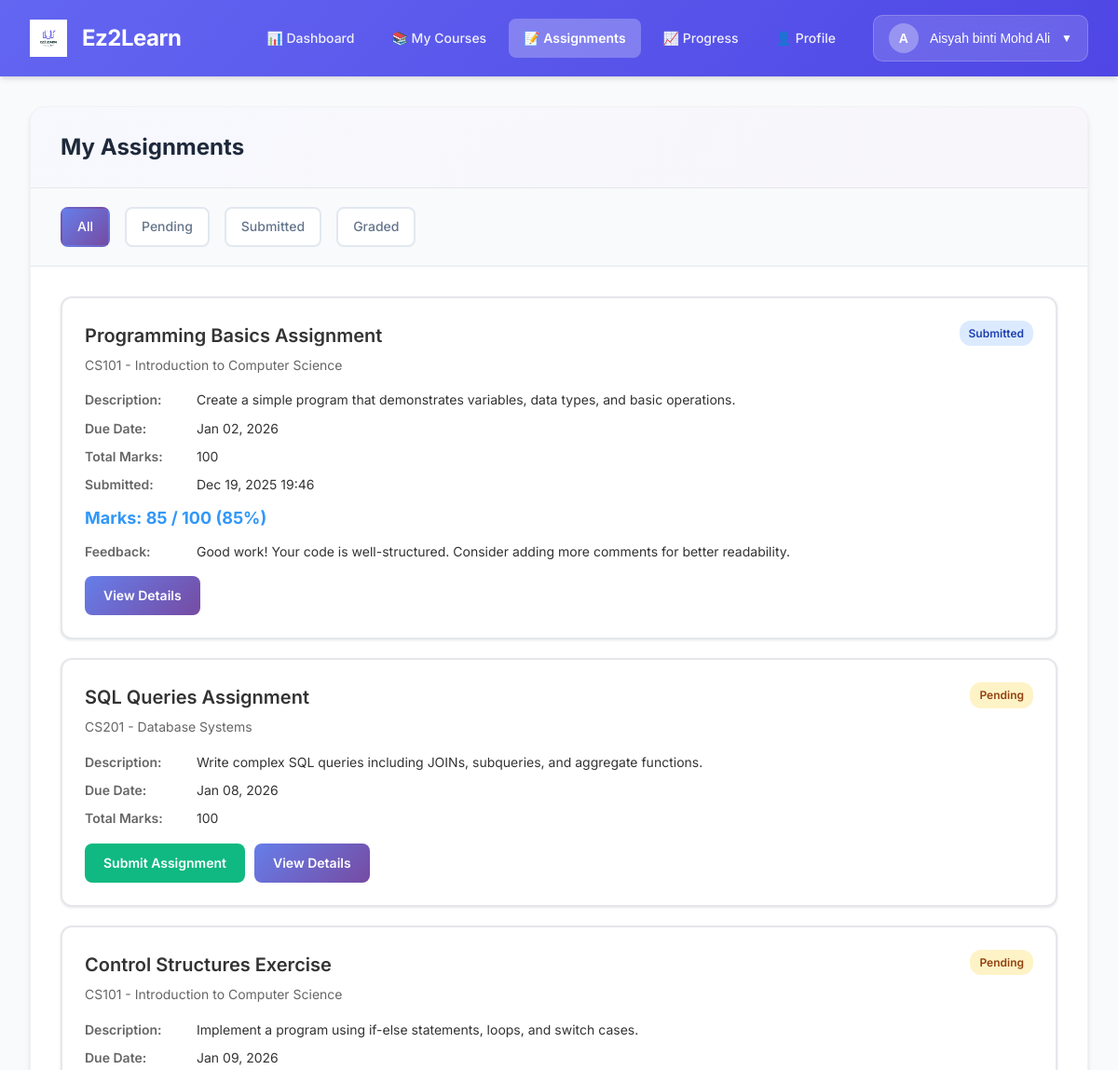
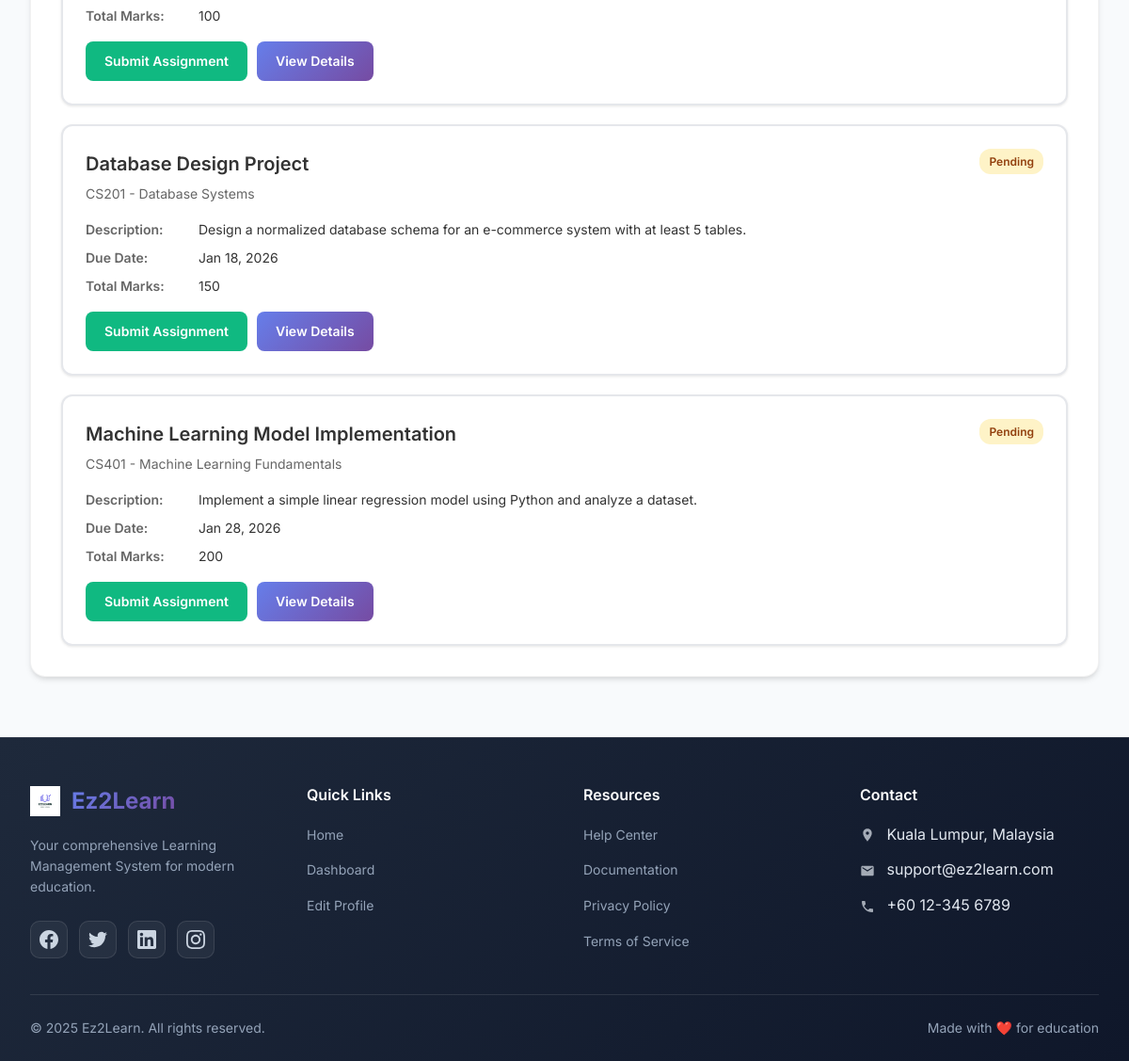
/student/module-assignments/index.php (signed in), run on the app's committed database (2 pictures, top to bottom).
### tables this page shows
CREATE TABLE assignments (
    assignment_id INT AUTO_INCREMENT PRIMARY KEY,
    course_id INT NOT NULL,
    lecturer_id INT NOT NULL,
    title VARCHAR(150) NOT NULL,
    description TEXT,
    due_date DATE,
    total_marks INT,
    instruction_file VARCHAR(255) NULL,
    status ENUM('open', 'closed') DEFAULT 'open',
    FOREIGN KEY (course_id) REFERENCES courses(course_id),
    FOREIGN KEY (lecturer_id) REFERENCES users(user_id)
);

CREATE TABLE courses (
    course_id INT AUTO_INCREMENT PRIMARY KEY,
    course_code VARCHAR(20) UNIQUE NOT NULL,
    course_name VARCHAR(100) NOT NULL,
    description TEXT,
    status ENUM('open','closed') DEFAULT 'open'
);

CREATE TABLE submissions (
    submission_id INT AUTO_INCREMENT PRIMARY KEY,
    assignment_id INT NOT NULL,
    student_id INT NOT NULL,
    file_path VARCHAR(255),
    submitted_at TIMESTAMP DEFAULT CURRENT_TIMESTAMP,
    marks INT,
    feedback TEXT,
    FOREIGN KEY (assignment_id) REFERENCES assignments(assignment_id),
    FOREIGN KEY (student_id) REFERENCES users(user_id)
);

### student/module-assignments/index.php (the view, shortened to what this page needs)
<?php
$db_host = 'localhost';
$db_user = 'root';
$db_pass = '';
$db_name = 'ez2learn';
$conn = mysqli_connect($db_host, $db_user, $db_pass, $db_name);
$student_id = $_SESSION['user_id'] ?? 0;
$filter = $_GET['filter'] ?? 'all';
$where_clause = "WHERE e.student_id = $student_id";
$assignments_query = "
    SELECT
        a.assignment_id, a.title, a.description, a.due_date, a.total_marks, a.status as assignment_status,
        c.course_code, c.course_name,
        s.submission_id, s.marks, s.feedback, s.submitted_at,
        CASE
            WHEN s.submission_id IS NOT NULL THEN 'submitted'
            WHEN a.due_date IS NOT NULL AND a.due_date < CURDATE() THEN 'overdue'
            ELSE 'pending'
        END as status
    FROM assignments a
    INNER JOIN enrollments e ON a.course_id = e.course_id
    LEFT JOIN courses c ON a.course_id = c.course_id
    LEFT JOIN submissions s ON a.assignment_id = s.assignment_id AND s.student_id = $student_id
    $where_clause
    ORDER BY
        CASE
            WHEN a.due_date IS NOT NULL AND a.due_date < CURDATE() THEN 0
            WHEN a.due_date IS NOT NULL THEN 1
            ELSE 2
        END,
        a.due_date ASC
";
$result = mysqli_query($conn, $assignments_query);
$assignments = mysqli_fetch_all($result, MYSQLI_ASSOC);
require_once '../../includes/header-student.php';
?>
    <div class="container">
        <div class="page-container">
            <div class="page-header">
                <h1 class="page-title">My Assignments</h1>
            </div>
            <div class="filters">
                <a href="index.php" class="filter-btn <?php echo $filter === 'all' ? 'active' : ''; ?>">All</a>
                <a href="index.php?filter=pending" class="filter-btn <?php echo $filter === 'pending' ? 'active' : ''; ?>">Pending</a>
                <a href="index.php?filter=submitted" class="filter-btn <?php echo $filter === 'submitted' ? 'active' : ''; ?>">Submitted</a>
                <a href="index.php?filter=graded" class="filter-btn <?php echo $filter === 'graded' ? 'active' : ''; ?>">Graded</a>
            </div>
            <div class="content">
                <?php if (empty($assignments)): ?>
                    <div class="empty-state">
                        <p>No assignments found.</p>
                    </div>
                <?php else: ?>
                    <div class="assignments-list">
                        <?php foreach ($assignments as $assignment): ?>
                            <div class="assignment-card">
                                <div class="assignment-header">
                                    <div>
                                        <div class="assignment-title"><?php echo htmlspecialchars($assignment['title']); ?></div>
                                        <div class="assignment-course"><?php echo htmlspecialchars($assignment['course_code'] . ' - ' . $assignment['course_name']); ?></div>
                                    </div>
                                    <span class="badge badge-<?php echo $assignment['status']; ?>">
                                        <?php echo ucfirst($assignment['status']); ?>
                                    </span>
                                </div>
                                <div class="assignment-details">
                                    <?php if ($assignment['description']): ?>
                                        <div class="detail-row">
                                            <span class="detail-label">Description:</span>
                                            <span class="detail-value"><?php echo htmlspecialchars(substr($assignment['description'], 0, 150)); ?><?php echo strlen($assignment['description']) > 150 ? '...' : ''; ?></span>
                                        </div>
                                    <?php endif; ?>
                                    <div class="detail-row">
                                        <span class="detail-label">Due Date:</span>
                                        <span class="detail-value">
                                            <?php
                                            if ($assignment['due_date']) {
                                                $due_date = strtotime($assignment['due_date']);
                                                $now = time();
                                                if ($due_date < $now) {
                                                    echo '<span style="color: #ef4444;">' . date('M d, Y', $due_date) . ' (Overdue)</span>';
                                                } else {
                                                    echo date('M d, Y', $due_date);
                                                }
                                            } else {
                                                echo 'No due date';
                                            }
                                            ?>
                                        </span>
                                    </div>
                                    <div class="detail-row">
                                        <span class="detail-label">Total Marks:</span>
                                        <span class="detail-value"><?php echo $assignment['total_marks'] ?? 'N/A'; ?></span>
                                    </div>
                                    <?php if ($assignment['submitted_at']): ?>
                                        <div class="detail-row">
                                            <span class="detail-label">Submitted:</span>
                                            <span class="detail-value"><?php echo date('M d, Y H:i', strtotime($assignment['submitted_at'])); ?></span>
                                        </div>
                                    <?php endif; ?>
                                    <?php if ($assignment['marks'] !== null): ?>
                                        <div class="marks-display">
                                            Marks: <?php echo $assignment['marks']; ?> / <?php echo $assignment['total_marks']; ?>
                                            <?php
                                            $percentage = ($assignment['marks'] / $assignment['total_marks']) * 100;
                                            echo '(' . round($percentage, 1) . '%)';
                                            ?>
                                        </div>
                                        <?php if ($assignment['feedback']): ?>
                                            <div class="detail-row" style="margin-top: 10px;">
                                                <span class="detail-label">Feedback:</span>
                                                <span class="detail-value"><?php echo htmlspecialchars($assignment['feedback']); ?></span>
                                            </div>
                                        <?php endif; ?>
                                    <?php endif; ?>
                                </div>
                                <div class="assignment-actions">
                                    <?php
                                    $is_overdue = false;
                                    if (!empty($assignment['due_date'])) {
                                        $due_datetime = strtotime($assignment['due_date'] . ' 23:59:59');
                                        $is_overdue = time() > $due_datetime;
                                    }
                                    $is_closed = isset($assignment['assignment_status']) && $assignment['assignment_status'] === 'closed';
                                    ?>
                                    <?php if ($assignment['status'] === 'pending' && !$is_overdue && !$is_closed): ?>
                                        <a href="submit-assignment.php?assignment_id=<?php echo $assignment['assignment_id']; ?>" class="btn-action btn-submit">
                                            Submit Assignment
                                        </a>
                                    <?php elseif ($assignment['status'] === 'submitted' && !$is_overdue && !$is_closed && $assignment['marks'] === null): ?>
                                        <a href="submit-assignment.php?assignment_id=<?php echo $assignment['assignment_id']; ?>" class="btn-action btn-submit">
                                            Resubmit Assignment
                                        </a>
                                    <?php elseif ($is_overdue || $is_closed): ?>
                                        <button class="btn-action btn-disabled" disabled>
                                            <?php echo $is_closed ? 'Assignment Closed' : 'Submission Closed'; ?>
                                        </button>
                                    <?php endif; ?>
                                    <a href="view-assignment.php?assignment_id=<?php echo $assignment['assignment_id']; ?>" class="btn-action btn-view">View Details</a>
                                </div>
                            </div>
                        <?php endforeach; ?>
                    </div>
                <?php endif; ?>
            </div>
        </div>
    </div>
<?php require_once '../../includes/footer.php'; ?>

### includes/header-student.php (style rules this page uses)
* { margin: 0; padding: 0; box-sizing: border-box; }
body { font-family: 'Inter', -apple-system, BlinkMacSystemFont, 'Segoe UI', sans-serif; background: #f8fafc; color: #1e293b; line-height: 1.6; }
.container { max-width: 1600px; margin: 2rem auto; padding: 0 2rem; }

### student/module-assignments/index.php (style rules this page uses)
.page-container { background: #ffffff; border-radius: 16px; box-shadow: 0 4px 6px -1px rgba(0, 0, 0, 0.1), 0 2px 4px -1px rgba(0, 0, 0, 0.06); overflow: hidden; border: 1px solid rgba(0, 0, 0, 0.05); }
.page-header { padding: 1.5rem 2rem; border-bottom: 1px solid #e5e7eb; background: linear-gradient(135deg, rgba(102, 126, 234, 0.05) 0%, rgba(118, 75, 162, 0.05) 100%); }
.page-title { font-size: 1.5rem; font-weight: 700; color: #1e293b; }
.filters { padding: 1.25rem 2rem; background: #f9fafb; border-bottom: 1px solid #e5e7eb; display: flex; gap: 1rem; }
.filter-btn { padding: 0.5rem 1rem; border: 2px solid #e2e8f0; border-radius: 8px; background: white; cursor: pointer; font-size: 0.875rem; font-weight: 500; text-decoration: none; color: #64748b; transition: all 0.3s cubic-bezier(0.4, 0, 0.2, 1); }
.filter-btn.active { background: linear-gradient(135deg, #667eea 0%, #764ba2 100%); color: white; border-color: transparent; }
.content { padding: 2rem; }
.assignments-list { display: flex; flex-direction: column; gap: 20px; }
.assignment-card { background: white; border: 2px solid #e5e7eb; border-radius: 12px; padding: 1.5rem; transition: all 0.3s cubic-bezier(0.4, 0, 0.2, 1); box-shadow: 0 1px 3px 0 rgba(0, 0, 0, 0.1); }
.assignment-header { display: flex; justify-content: space-between; align-items: start; margin-bottom: 15px; }
.assignment-title { font-size: 20px; font-weight: 600; color: #333; margin-bottom: 5px; }
.assignment-course { color: #666; font-size: 14px; }
.badge { padding: 4px 10px; border-radius: 12px; font-size: 12px; font-weight: 600; }
.badge-pending { background: #fef3c7; color: #92400e; }
.badge-submitted { background: #dbeafe; color: #1e40af; }
.assignment-details { margin-bottom: 15px; }
.detail-row { display: flex; gap: 20px; margin-bottom: 8px; font-size: 14px; }
.detail-label { font-weight: 600; color: #666; min-width: 100px; }
.detail-value { color: #333; }
.assignment-actions { display: flex; gap: 10px; margin-top: 15px; }
.btn-action { padding: 0.625rem 1.25rem; border: none; border-radius: 8px; cursor: pointer; font-size: 0.875rem; font-weight: 600; transition: all 0.3s cubic-bezier(0.4, 0, 0.2, 1); font-weight: 600; text-decoration: none; display: inline-block; }
.btn-submit { background: #10b981; color: white; }
.btn-view { background: linear-gradient(135deg, #667eea 0%, #764ba2 100%); color: white; }
.marks-display { font-size: 18px; font-weight: bold; color: #3198F8; margin-top: 10px; }

### data on the page
assignments: title "Programming Basics Assignment", course.course_name "CS101 - Introduction to Computer Science", status "Submitted", description "Create a simple program that demonstrates variables, data types, and basic operations.", due_date "Jan 02, 2026", total_marks "100", submissions.submitted_at "Dec 19, 2025 19:46", submissions.marks "85", submissions.feedback "Good work! Your code is well-structured. Consider adding more comments for better readability."
assignments: title "SQL Queries Assignment", course.course_name "CS201 - Database Systems", status "Pending", description "Write complex SQL queries including JOINs, subqueries, and aggregate functions.", due_date "Jan 08, 2026", total_marks "100"
assignments: title "Control Structures Exercise", course.course_name "CS101 - Introduction to Computer Science", status "Pending", description "Implement a program using if-else statements, loops, and switch cases.", due_date "Jan 09, 2026", total_marks "100"
assignments: title "Database Design Project", course.course_name "CS201 - Database Systems", status "Pending", description "Design a normalized database schema for an e-commerce system with at least 5 tables.", due_date "Jan 18, 2026", total_marks "150"
assignments: title "Machine Learning Model Implementation", course.course_name "CS401 - Machine Learning Fundamentals", status "Pending", description "Implement a simple linear regression model using Python and analyze a dataset.", due_date "Jan 28, 2026", total_marks "200"

### other printed values
substr($user_name, 0, 1) "A"
$user_name "Aisyah binti Mohd Ali"
